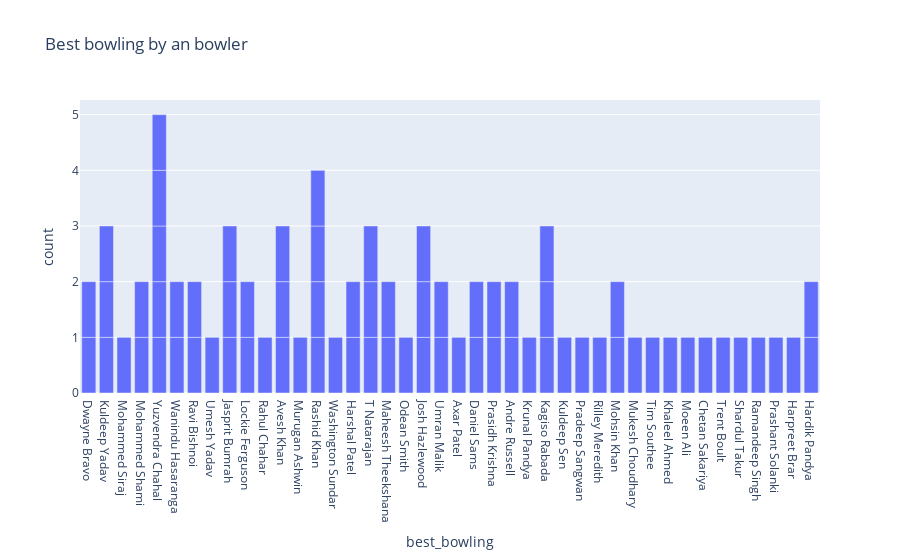

Source (notebook cell):
### Markdown cell above
best bowling in ipl

### Code cell
figure=px.bar(data,x="best_bowling",title="Best bowling by an bowler",height=500)
figure.show()

### Figure 1 — Plotly figure (JSON) as saved in the notebook; plotly's stock layout.template omitted (floating-point values rounded to 4 significant figures)
{"data": [{"alignmentgroup": "True", "hovertemplate": "best_bowling=%{x}<br>count=%{y}<extra></extra>", "legendgroup": "", "marker": {"color": "#636efa", "pattern": {"shape": ""}}, "name": "", "offsetgroup": "", "orientation": "v", "showlegend": false, "textposition": "auto", "type": "bar", "x": ["Dwayne Bravo", "Kuldeep Yadav", "Mohammed Siraj", "Mohammed Shami", "Yuzvendra Chahal", "Wanindu Hasaranga", "Ravi Bishnoi", "Umesh Yadav", "Jasprit Bumrah", "Lockie Ferguson", "Rahul Chahar", "Avesh Khan", "Yuzvendra Chahal", "Murugan Ashwin", "Ravi Bishnoi", "Rashid Khan", "Washington Sundar", "Harshal Patel", "Kuldeep Yadav", "Yuzvendra Chahal", "T Natarajan", "Maheesh Theekshana", "Odean Smith", "Lockie Ferguson", "T Natarajan", "Avesh Khan", "Josh Hazlewood", "Umran Malik", "Dwayne Bravo", "Yuzvendra Chahal", "Josh Hazlewood", "Axar Patel", "Daniel Sams", "Prasidh Krishna", "Andre Russell", "T Natarajan", "Krunal Pandya", "Kagiso Rabada", "Kuldeep Sen", "Umran Malik", "Kuldeep Yadav", "Kagiso Rabada", "Pradeep Sangwan", "Rilley Meredith", "Mohsin Khan", "Mukesh Choudhary", "Tim Southee", "Kagiso Rabada", "Maheesh Theekshana", "Khaleel Ahmed", "Rashid Khan", "Yuzvendra Chahal", "Avesh Khan", "Wanindu Hasaranga", "Moeen Ali", "Jasprit Bumrah", "Rashid Khan", "Chetan Sakariya", "Daniel Sams", "Harshal Patel", "Andre Russell", "Mohammed Shami", "Trent Boult", "Shardul Takur", "Ramandeep Singh", "Mohsin Khan", "Rashid Khan", "Prashant Solanki", "Jasprit Bumrah", "Harpreet Brar", "Hardik Pandya", "Josh Hazlewood", "Prasidh Krishna", "Hardik Pandya"], "xaxis": "x", "y": [1, 1, 1, 1, 1, 1, 1, 1, 1, 1, 1, 1, 1, 1, 1, 1, 1, 1, 1, 1, 1, 1, 1, 1, 1, 1, 1, 1, 1, 1, 1, 1, 1, 1, 1, 1, 1, 1, 1, 1, 1, 1, 1, 1, 1, 1, 1, 1, 1, 1, 1, 1, 1, 1, 1, 1, 1, 1, 1, 1, 1, 1, 1, 1, 1, 1, 1, 1, 1, 1, 1, 1, 1, 1], "yaxis": "y"}], "layout": {"autosize": true, "barmode": "relative", "legend": {"tracegroupgap": 0}, "title": {"text": "Best bowling by an bowler"}, "xaxis": {"anchor": "y", "autorange": true, "domain": [0, 1], "range": [-0.5, 41.5], "title": {"text": "best_bowling"}, "type": "category"}, "yaxis": {"anchor": "x", "autorange": true, "domain": [0, 1], "range": [0, 5.263], "title": {"text": "count"}, "type": "linear"}}}
